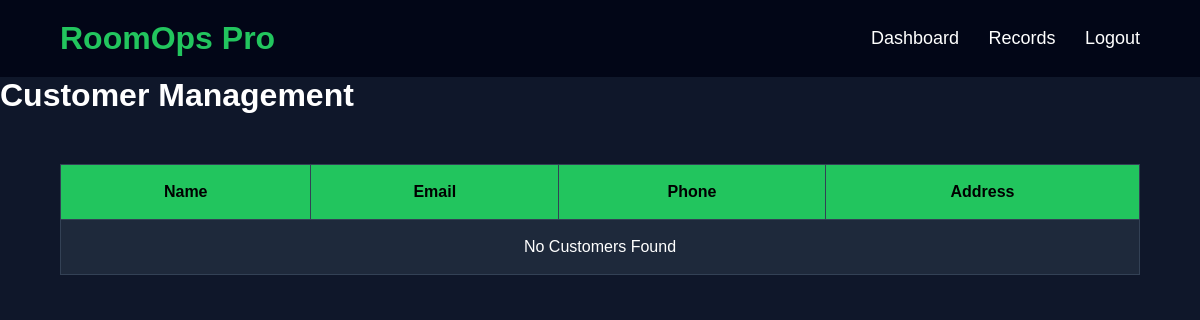
The app's page /customers/ (signed in), older data.
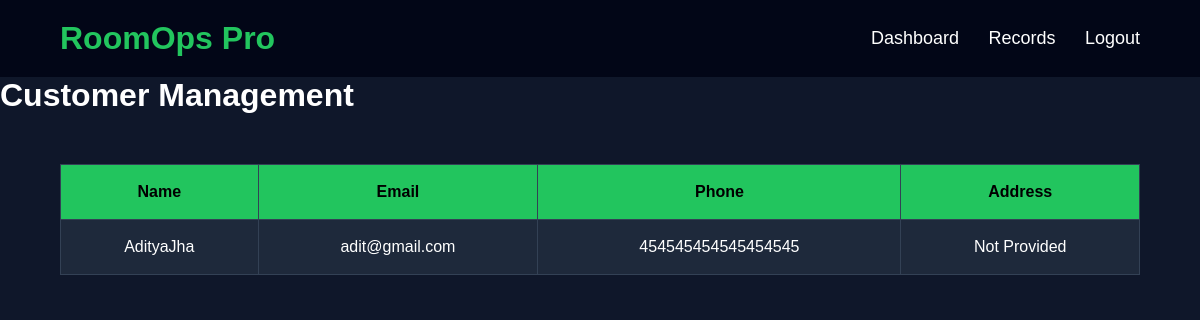
The same page, newer data.
### hotel/models.py (models this page shows, shortened)
class Customer(models.Model):
    name = models.CharField(max_length=100)
    email = models.EmailField(unique=True)
    phone = models.CharField(max_length=15)
    address = models.TextField()

### hotel/views.py (the view)
# urls.py: path('customers/', views.customers, name='customers'),
@login_required(login_url='/login/')
def customers(request):
    customers = Customer.objects.all().order_by('-id')
    return render(
        request,
        'customers.html',
        {
            'customers': customers
        }
    )

### hotel/templates/customers.html (shortened to what this page needs)
{% load static %}
<!DOCTYPE html>
<html>
<head>
    <link rel="stylesheet" href="{% static 'css/style.css' %}">
</head>
<body>
<div class="navbar">
    <div class="logo">RoomOps Pro</div>
    <div class="nav-links">
        <a href="/dashboard/">Dashboard</a>
        <a href="/records/">Records</a>
        <a href="/logout/">Logout</a>
    </div>
</div>
<h1 class="page-title">Customer Management</h1>
<div class="table-container">
<table>
    <tr>
        <th>Name</th>
        <th>Email</th>
        <th>Phone</th>
        <th>Address</th>
    </tr>
    {% for customer in customers %}
    <tr>
        <td>{{ customer.name }}</td>
        <td>{{ customer.email }}</td>
        <td>{{ customer.phone }}</td>
        <td>{{ customer.address }}</td>
    </tr>
    {% empty %}
    <tr>
        <td colspan="4">No Customers Found</td>
    </tr>
    {% endfor %}
</table>
</div>
</body>
</html>

### hotel/static/css/style.css (style rules this page uses)
* { margin: 0; padding: 0; box-sizing: border-box; font-family: Arial, sans-serif; }
body { background: #0f172a; color: white; }
.navbar { display: flex; justify-content: space-between; align-items: center; padding: 20px 60px; background: #020617; }
.logo { font-size: 32px; font-weight: bold; color: #22c55e; }
.nav-links a { color: white; text-decoration: none; margin-left: 25px; font-size: 18px; }
.table-container { width: 90%; margin: 50px auto; overflow-x: auto; }
table { width: 100%; border-collapse: collapse; background: #1e293b; }
th, td { padding: 18px; border: 1px solid #334155; text-align: center; }
th { background: #22c55e; color: black; }

Row changes from the older to the newer data that the page shows:
added Customer: name "AdityaJha", email "adit@gmail.com", phone "454545454545454545", address "Not Provided"
Text that changed along with them:
text no longer shown: "No Customers Found"
